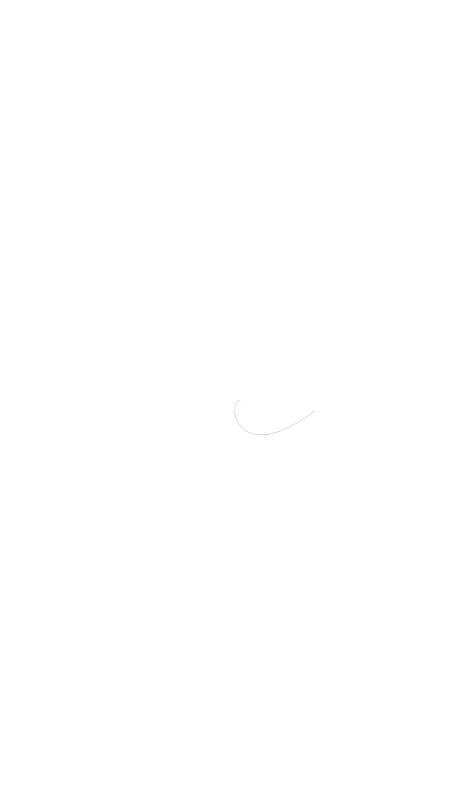
Frame 1 (no input)
Frame 60 (the mouse pressed at the canvas centre just before this capture): identical to frame 1, image omitted
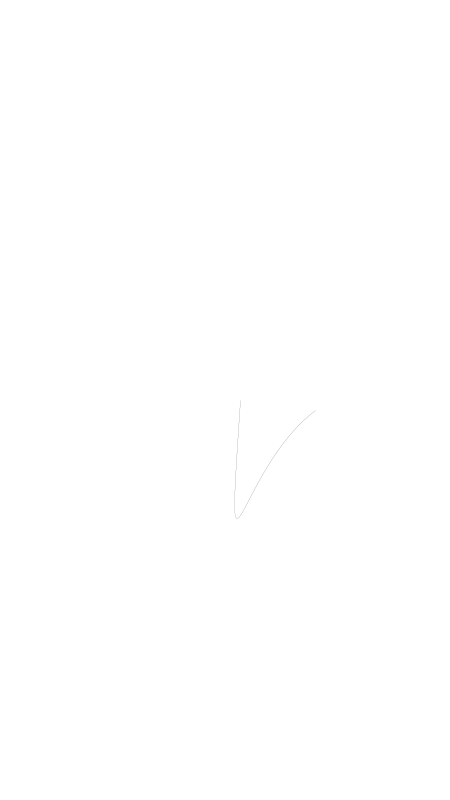
Frame 120 (the mouse held since frame 60 and released just before this capture)

The Processing sketch that drew these frames (run headless with seeded random() and noise(); from frame 60 on, the mouse is pressed at the canvas centre):

// Processing sketch: processing_78366
// ── processing_78366.pde

void setup()
{
 background(255);
 size(450,800);
 smooth(); 
}

void draw()
{
background(255);
pushMatrix();
stroke(0);
strokeWeight(.1);
noFill();
translate(width/2,height/2);

bezier(90, 10, 10, 70, 0, mouseX, 15, 0);
popMatrix();

 //println("the x position is"+ mouseX);
 println("the y position is"+ mouseY);


}
